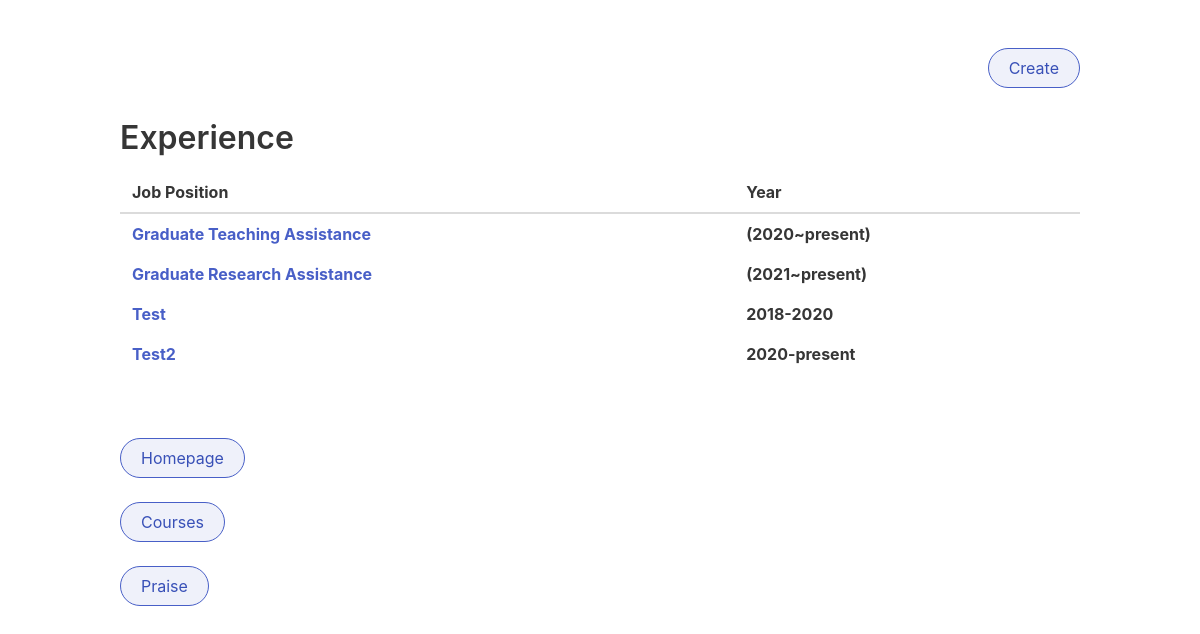
The page /exp/ on the database its author committed.
### experience/models.py (models this page shows)
class Experience(models.Model):
    job = models.TextField()
    year = models.TextField()
    desc = models.TextField()

### experience/views.py (the view)
# urls.py: path('', exp_list_view, name='list'),
def exp_list_view(request):
    exp_list = Experience.objects.all()
    context = {
        "experiences": exp_list
    }
    return render(request, "experience/list.html", context=context)

### templates/experience/list.html (shortened to what this page needs)
{% extends "base.html" %}
{% block content %}
<div class="content">
    <p style = text-align:right;><a class="button is-link is-light is-outlined is-rounded"  style=text-align:right; href="{% url 'experience:create' %}">Create</a></p>
    <h1>Experience</h1>
    <table class="table">
        <thead>
            <tr>
                <th>Job Position</th>
                <th>Year</th>
            </tr>
        </thead>
    {% for exp in experiences %}
            <tbody>
                <th><a href="{% url 'experience:detail' exp.id %}">{{ exp.job }}</a></th>
                <th>{{ exp.year }}</th>
            </tbody>
    {% endfor %}
    </table>
<br /><br />
    <a class="button is-link is-light is-outlined is-rounded" href="/"> Homepage </a>
    <br />
    <br />
    <a class="button is-link is-light is-outlined is-rounded" href="{% url 'courses:list' %}"> Courses </a>
    <br />
    <br />
    <a class="button is-link is-light is-outlined is-rounded" href="{% url 'praises:list' %}"> Praise </a>
</div>
{% endblock content %}

### rows shown on the page
Experience: job "Graduate Teaching Assistance", year "(2020~present)"
Experience: job "Graduate Research Assistance", year "(2021~present)"
Experience: job "Test", year "2018-2020"
Experience: job "Test2", year "2020-present"
